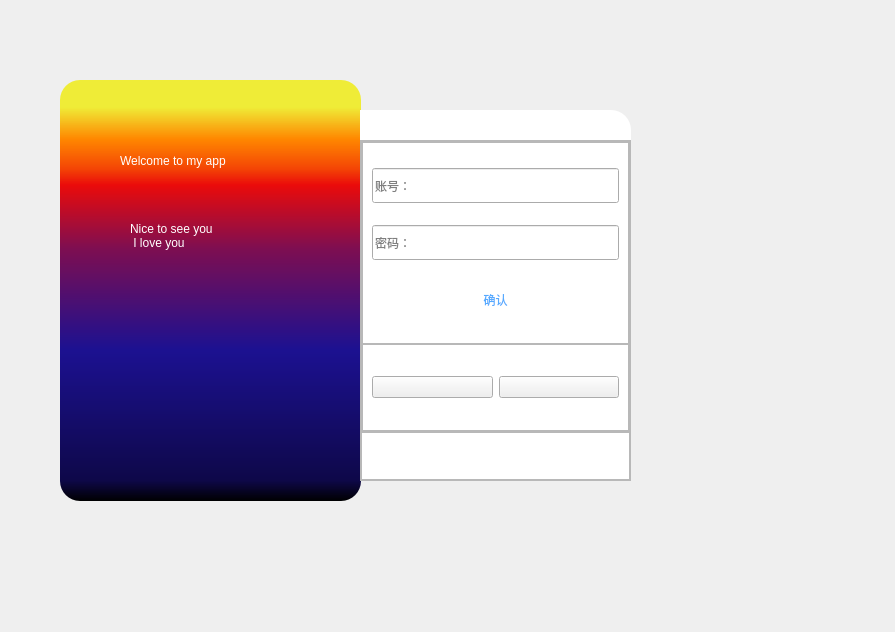
<?xml version="1.0" encoding="UTF-8"?>
<ui version="4.0">
 <class>MainWindow</class>
 <widget class="QMainWindow" name="MainWindow">
  <property name="geometry">
   <rect>
    <x>0</x>
    <y>0</y>
    <width>895</width>
    <height>632</height>
   </rect>
  </property>
  <property name="windowTitle">
   <string>MainWindow</string>
  </property>
  <property name="iconSize">
   <size>
    <width>35</width>
    <height>35</height>
   </size>
  </property>
  <widget class="QWidget" name="centralwidget">
   <widget class="QFrame" name="frame">
    <property name="geometry">
     <rect>
      <x>60</x>
      <y>80</y>
      <width>301</width>
      <height>421</height>
     </rect>
    </property>
    <property name="styleSheet">
     <string notr="true">#frame{
background-color: qlineargradient(spread:pad, x1:0, y1:1, x2:0, y2:0, stop:0 rgba(0, 0, 0, 255), stop:0.05 rgba(14, 8, 73, 255), stop:0.36 rgba(28, 17, 145, 255), stop:0.6 rgba(126, 14, 81, 255), stop:0.75 rgba(234, 11, 11, 255), stop:0.79 rgba(244, 70, 5, 255), stop:0.86 rgba(255, 136, 0, 255), stop:0.935 rgba(239, 236, 55, 255));
border-radius:20px;
}</string>
    </property>
    <property name="frameShape">
     <enum>QFrame::StyledPanel</enum>
    </property>
    <property name="frameShadow">
     <enum>QFrame::Raised</enum>
    </property>
    <widget class="QLabel" name="label">
     <property name="geometry">
      <rect>
       <x>60</x>
       <y>50</y>
       <width>141</width>
       <height>61</height>
      </rect>
     </property>
     <property name="styleSheet">
      <string notr="true">color: rgb(255, 255, 255);
font: 9pt &quot;Arial Rounded MT Bold&quot;;</string>
     </property>
     <property name="text">
      <string>Welcome to my app</string>
     </property>
    </widget>
    <widget class="QLabel" name="label_2">
     <property name="geometry">
      <rect>
       <x>70</x>
       <y>140</y>
       <width>151</width>
       <height>31</height>
      </rect>
     </property>
     <property name="styleSheet">
      <string notr="true">font: 9pt &quot;幼圆&quot;;
color: rgb(255, 255, 255);</string>
     </property>
     <property name="text">
      <string>Nice to see you
 I love you</string>
     </property>
    </widget>
   </widget>
   <widget class="QFrame" name="frame_2">
    <property name="geometry">
     <rect>
      <x>360</x>
      <y>110</y>
      <width>271</width>
      <height>371</height>
     </rect>
    </property>
    <property name="styleSheet">
     <string notr="true">#frame_2{
	background-color: rgb(255, 255, 255);
	border-top-right-radius:20px;
	border-left-right-radius:20px;
}</string>
    </property>
    <property name="frameShape">
     <enum>QFrame::StyledPanel</enum>
    </property>
    <property name="frameShadow">
     <enum>QFrame::Raised</enum>
    </property>
    <widget class="QPushButton" name="pushButton">
     <property name="geometry">
      <rect>
       <x>222</x>
       <y>0</y>
       <width>51</width>
       <height>31</height>
      </rect>
     </property>
     <property name="styleSheet">
      <string notr="true">QpushButton{
	border:none;
}
QpushButton:hover{
	padding-bottom:5px;
}
</string>
     </property>
     <property name="text">
      <string/>
     </property>
     <property name="icon">
      <iconset resource="icons/res.qrc">
       <normaloff>:/icons/按钮.png</normaloff>:/icons/按钮.png</iconset>
     </property>
     <property name="flat">
      <bool>true</bool>
     </property>
    </widget>
    <widget class="QFrame" name="frame_3">
     <property name="geometry">
      <rect>
       <x>0</x>
       <y>30</y>
       <width>271</width>
       <height>341</height>
      </rect>
     </property>
     <property name="minimumSize">
      <size>
       <width>271</width>
       <height>341</height>
      </size>
     </property>
     <property name="frameShape">
      <enum>QFrame::StyledPanel</enum>
     </property>
     <property name="frameShadow">
      <enum>QFrame::Raised</enum>
     </property>
     <layout class="QVBoxLayout" name="verticalLayout">
      <property name="spacing">
       <number>0</number>
      </property>
      <property name="leftMargin">
       <number>0</number>
      </property>
      <property name="topMargin">
       <number>0</number>
      </property>
      <property name="rightMargin">
       <number>0</number>
      </property>
      <property name="bottomMargin">
       <number>0</number>
      </property>
      <item>
       <widget class="QFrame" name="frame_4">
        <property name="sizePolicy">
         <sizepolicy hsizetype="Preferred" vsizetype="Expanding">
          <horstretch>0</horstretch>
          <verstretch>6</verstretch>
         </sizepolicy>
        </property>
        <property name="styleSheet">
         <string notr="true">
QpushButton：pressed{
padding-top:5px;
padding-left:5px;
}</string>
        </property>
        <property name="frameShape">
         <enum>QFrame::StyledPanel</enum>
        </property>
        <property name="frameShadow">
         <enum>QFrame::Raised</enum>
        </property>
        <layout class="QVBoxLayout" name="verticalLayout_3">
         <property name="spacing">
          <number>0</number>
         </property>
         <property name="leftMargin">
          <number>0</number>
         </property>
         <property name="topMargin">
          <number>0</number>
         </property>
         <property name="rightMargin">
          <number>0</number>
         </property>
         <property name="bottomMargin">
          <number>0</number>
         </property>
         <item>
          <widget class="QFrame" name="frame_7">
           <property name="sizePolicy">
            <sizepolicy hsizetype="Preferred" vsizetype="Expanding">
             <horstretch>0</horstretch>
             <verstretch>7</verstretch>
            </sizepolicy>
           </property>
           <property name="frameShape">
            <enum>QFrame::StyledPanel</enum>
           </property>
           <property name="frameShadow">
            <enum>QFrame::Raised</enum>
           </property>
           <layout class="QVBoxLayout" name="verticalLayout_4">
            <property name="spacing">
             <number>0</number>
            </property>
            <property name="leftMargin">
             <number>0</number>
            </property>
            <property name="topMargin">
             <number>0</number>
            </property>
            <property name="rightMargin">
             <number>0</number>
            </property>
            <property name="bottomMargin">
             <number>0</number>
            </property>
            <item>
             <widget class="QStackedWidget" name="stackedWidget_2">
              <property name="styleSheet">
               <string notr="true">#pushButton_confirm{
	border:none;
	
	color: rgb(85, 170, 255);
}
#pushButton_confirm_2:pressed{
	padding-top:5px;
	padding-left:5px;
}
#pushButton_confirm:pressed{
	padding-top:5px;
	padding-left:5px;
}</string>
              </property>
              <property name="currentIndex">
               <number>0</number>
              </property>
              <widget class="QWidget" name="login">
               <layout class="QVBoxLayout" name="verticalLayout_5">
                <item>
                 <widget class="QLineEdit" name="lineEdit_account">
                  <property name="minimumSize">
                   <size>
                    <width>0</width>
                    <height>35</height>
                   </size>
                  </property>
                  <property name="placeholderText">
                   <string>账号：</string>
                  </property>
                 </widget>
                </item>
                <item>
                 <widget class="QLineEdit" name="lineEdit_password">
                  <property name="minimumSize">
                   <size>
                    <width>0</width>
                    <height>35</height>
                   </size>
                  </property>
                  <property name="echoMode">
                   <enum>QLineEdit::Password</enum>
                  </property>
                  <property name="placeholderText">
                   <string>密码：</string>
                  </property>
                 </widget>
                </item>
                <item>
                 <widget class="QPushButton" name="pushButton_confirm">
                  <property name="minimumSize">
                   <size>
                    <width>0</width>
                    <height>35</height>
                   </size>
                  </property>
                  <property name="text">
                   <string>确认</string>
                  </property>
                 </widget>
                </item>
               </layout>
              </widget>
              <widget class="QWidget" name="register_2">
               <property name="styleSheet">
                <string notr="true">#pushButton_confirm_2{
	border:none;
}
#pushButton_confirm_2:pressed{
	padding-top:5px;
	padding-left:5px;
}</string>
               </property>
               <layout class="QVBoxLayout" name="verticalLayout_6">
                <item>
                 <widget class="QLineEdit" name="lineEdit_R_account">
                  <property name="minimumSize">
                   <size>
                    <width>0</width>
                    <height>35</height>
                   </size>
                  </property>
                  <property name="placeholderText">
                   <string>账号：</string>
                  </property>
                 </widget>
                </item>
                <item>
                 <widget class="QLineEdit" name="lineEdit_R_password1">
                  <property name="minimumSize">
                   <size>
                    <width>0</width>
                    <height>35</height>
                   </size>
                  </property>
                  <property name="placeholderText">
                   <string>密码：</string>
                  </property>
                 </widget>
                </item>
                <item>
                 <widget class="QLineEdit" name="lineEdit_R_password2">
                  <property name="minimumSize">
                   <size>
                    <width>0</width>
                    <height>35</height>
                   </size>
                  </property>
                  <property name="placeholderText">
                   <string>确认密码：</string>
                  </property>
                 </widget>
                </item>
                <item>
                 <widget class="QPushButton" name="pushButton_confirm_2">
                  <property name="minimumSize">
                   <size>
                    <width>0</width>
                    <height>50</height>
                   </size>
                  </property>
                  <property name="styleSheet">
                   <string notr="true">color: rgb(85, 170, 255);</string>
                  </property>
                  <property name="text">
                   <string>确认</string>
                  </property>
                 </widget>
                </item>
               </layout>
              </widget>
             </widget>
            </item>
           </layout>
          </widget>
         </item>
         <item>
          <widget class="QFrame" name="frame_6">
           <property name="sizePolicy">
            <sizepolicy hsizetype="Preferred" vsizetype="Expanding">
             <horstretch>0</horstretch>
             <verstretch>3</verstretch>
            </sizepolicy>
           </property>
           <property name="styleSheet">
            <string notr="true">
#pushButton_login:pressed{
padding-top:5px;
padding-left:5px
}

#pushButton_register:pressed{
padding-top:5px;
padding-left:5px
}</string>
           </property>
           <property name="frameShape">
            <enum>QFrame::StyledPanel</enum>
           </property>
           <property name="frameShadow">
            <enum>QFrame::Raised</enum>
           </property>
           <layout class="QHBoxLayout" name="horizontalLayout">
            <item>
             <widget class="QPushButton" name="pushButton_login">
              <property name="styleSheet">
               <string notr="true"/>
              </property>
              <property name="text">
               <string/>
              </property>
              <property name="icon">
               <iconset resource="icons/res.qrc">
                <normaloff>:/icons/登录.png</normaloff>:/icons/登录.png</iconset>
              </property>
             </widget>
            </item>
            <item>
             <widget class="QPushButton" name="pushButton_register">
              <property name="styleSheet">
               <string notr="true"/>
              </property>
              <property name="text">
               <string/>
              </property>
              <property name="icon">
               <iconset resource="icons/res.qrc">
                <normaloff>:/icons/注册.png</normaloff>:/icons/注册.png</iconset>
              </property>
             </widget>
            </item>
           </layout>
           <zorder>pushButton_register</zorder>
           <zorder>pushButton_login</zorder>
          </widget>
         </item>
        </layout>
       </widget>
      </item>
      <item>
       <widget class="QFrame" name="frame_5">
        <property name="sizePolicy">
         <sizepolicy hsizetype="Preferred" vsizetype="Expanding">
          <horstretch>0</horstretch>
          <verstretch>1</verstretch>
         </sizepolicy>
        </property>
        <property name="frameShape">
         <enum>QFrame::StyledPanel</enum>
        </property>
        <property name="frameShadow">
         <enum>QFrame::Raised</enum>
        </property>
        <layout class="QVBoxLayout" name="verticalLayout_2">
         <property name="leftMargin">
          <number>0</number>
         </property>
         <property name="topMargin">
          <number>0</number>
         </property>
         <property name="rightMargin">
          <number>0</number>
         </property>
         <property name="bottomMargin">
          <number>0</number>
         </property>
         <item>
          <widget class="QStackedWidget" name="stackedWidget">
           <property name="currentIndex">
            <number>0</number>
           </property>
           <widget class="QWidget" name="page"/>
           <widget class="QWidget" name="page_4">
            <layout class="QVBoxLayout" name="verticalLayout_9">
             <property name="spacing">
              <number>0</number>
             </property>
             <property name="leftMargin">
              <number>0</number>
             </property>
             <property name="topMargin">
              <number>0</number>
             </property>
             <property name="rightMargin">
              <number>0</number>
             </property>
             <property name="bottomMargin">
              <number>0</number>
             </property>
             <item alignment="Qt::AlignHCenter|Qt::AlignVCenter">
              <widget class="QLabel" name="label_5">
               <property name="styleSheet">
                <string notr="true">color: rgb(255, 0, 0);
font: 12pt &quot;幼圆&quot;;</string>
               </property>
               <property name="text">
                <string>输入账号密码为空</string>
               </property>
              </widget>
             </item>
            </layout>
           </widget>
           <widget class="QWidget" name="page_5">
            <layout class="QVBoxLayout" name="verticalLayout_10">
             <item>
              <widget class="QLabel" name="label_6">
               <property name="styleSheet">
                <string notr="true">color: rgb(255, 0, 0);
font: 12pt &quot;幼圆&quot;;</string>
               </property>
               <property name="text">
                <string>两次输入密码不一致</string>
               </property>
              </widget>
             </item>
            </layout>
           </widget>
           <widget class="QWidget" name="page_6">
            <layout class="QVBoxLayout" name="verticalLayout_11">
             <item>
              <widget class="QLabel" name="label_7">
               <property name="styleSheet">
                <string notr="true">
font: 12pt &quot;幼圆&quot;;
color: rgb(85, 170, 255);</string>
               </property>
               <property name="text">
                <string>注册成功，欢迎使用</string>
               </property>
              </widget>
             </item>
            </layout>
           </widget>
           <widget class="QWidget" name="page_2">
            <layout class="QHBoxLayout" name="horizontalLayout_2">
             <property name="spacing">
              <number>0</number>
             </property>
             <property name="leftMargin">
              <number>0</number>
             </property>
             <property name="topMargin">
              <number>0</number>
             </property>
             <property name="rightMargin">
              <number>0</number>
             </property>
             <property name="bottomMargin">
              <number>0</number>
             </property>
             <item alignment="Qt::AlignHCenter">
              <widget class="QFrame" name="frame_8">
               <property name="frameShape">
                <enum>QFrame::StyledPanel</enum>
               </property>
               <property name="frameShadow">
                <enum>QFrame::Raised</enum>
               </property>
               <layout class="QVBoxLayout" name="verticalLayout_7">
                <item>
                 <widget class="QLabel" name="label_3">
                  <property name="styleSheet">
                   <string notr="true">color: rgb(255, 0, 0);
font: 12pt &quot;幼圆&quot;;</string>
                  </property>
                  <property name="text">
                   <string>账号或密码不能为空</string>
                  </property>
                 </widget>
                </item>
               </layout>
              </widget>
             </item>
            </layout>
           </widget>
           <widget class="QWidget" name="page_3">
            <layout class="QHBoxLayout" name="horizontalLayout_3">
             <property name="spacing">
              <number>0</number>
             </property>
             <property name="leftMargin">
              <number>0</number>
             </property>
             <property name="topMargin">
              <number>0</number>
             </property>
             <property name="rightMargin">
              <number>0</number>
             </property>
             <property name="bottomMargin">
              <number>0</number>
             </property>
             <item>
              <widget class="QFrame" name="frame_9">
               <property name="frameShape">
                <enum>QFrame::StyledPanel</enum>
               </property>
               <property name="frameShadow">
                <enum>QFrame::Raised</enum>
               </property>
               <layout class="QVBoxLayout" name="verticalLayout_8">
                <item alignment="Qt::AlignHCenter">
                 <widget class="QLabel" name="label_4">
                  <property name="styleSheet">
                   <string notr="true">color: rgb(255, 0, 0);
font: 12pt &quot;幼圆&quot;;</string>
                  </property>
                  <property name="text">
                   <string>密码错误</string>
                  </property>
                 </widget>
                </item>
               </layout>
              </widget>
             </item>
            </layout>
           </widget>
          </widget>
         </item>
        </layout>
       </widget>
      </item>
     </layout>
    </widget>
   </widget>
  </widget>
 </widget>
 <resources>
  <include location="icons/res.qrc"/>
 </resources>
 <connections/>
</ui>
